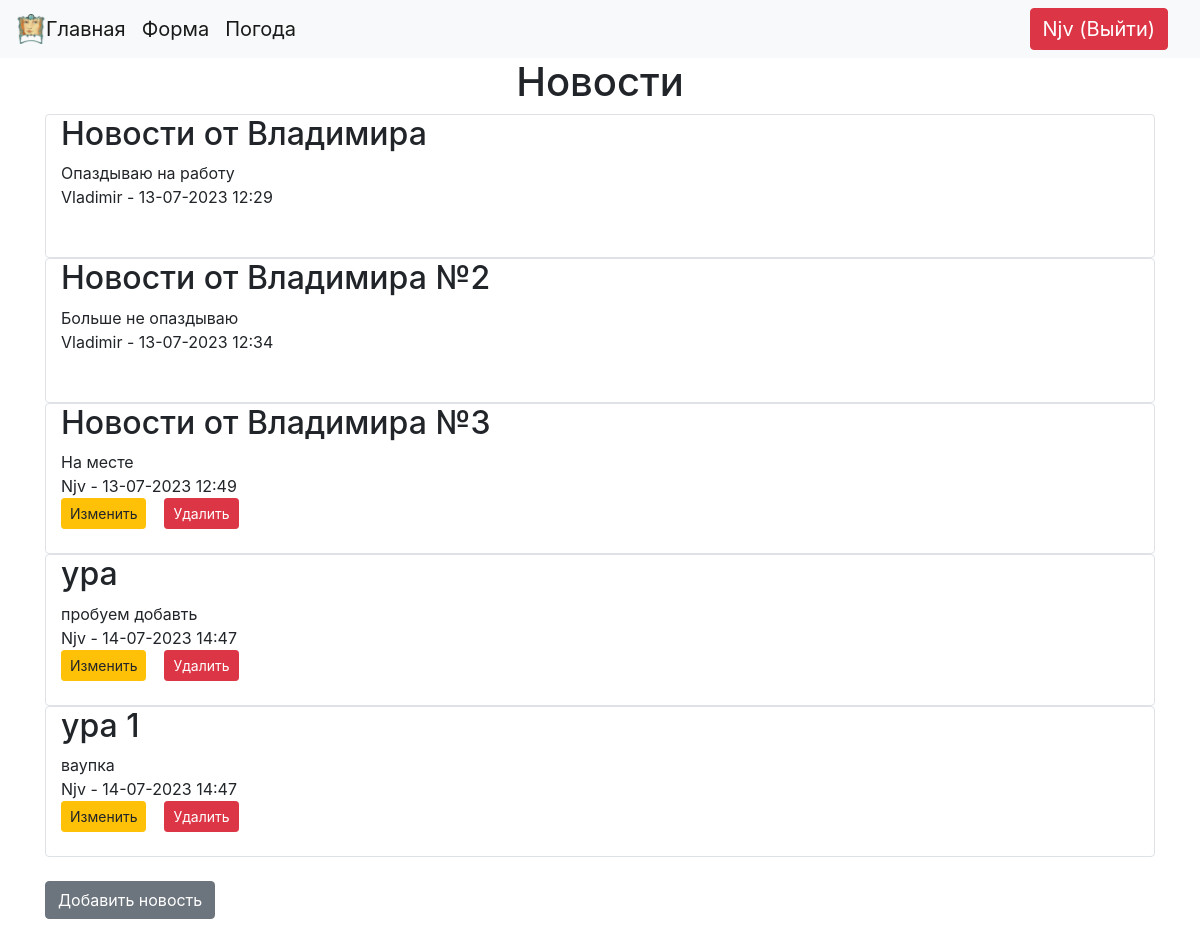
/index (signed in), run on an earlier commit of the app's database.
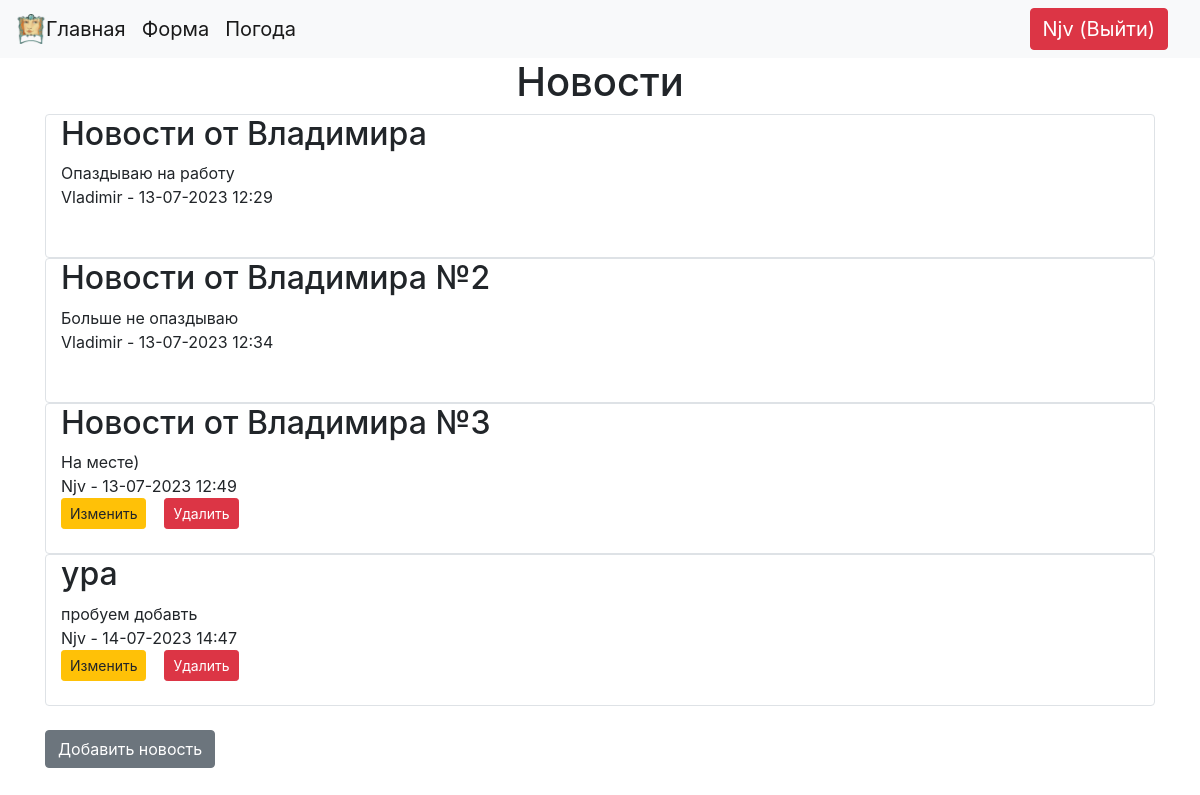
And on a later commit of the database.
### data/users.py (models this page shows, shortened)
class User(SqlAlchemyBase, UserMixin):
    __tablename__ = 'users'
    id = sqlalchemy.Column(sqlalchemy.Integer, primary_key=True, autoincrement=True)
    name = sqlalchemy.Column(sqlalchemy.String, nullable=True)
    about = sqlalchemy.Column(sqlalchemy.String, nullable=True)
    email = sqlalchemy.Column(sqlalchemy.String, index=True, unique=True, nullable=True)
    hashed_password = sqlalchemy.Column(sqlalchemy.String, nullable=True)
    create_date = sqlalchemy.Column(sqlalchemy.DateTime, default=datetime.datetime.now())
    news = orm.relationship("News", back_populates='user')  # связываем с классом и user

### data/news.py (models this page shows, shortened)
class News(SqlAlchemyBase):
    __tablename__ = 'news'
    id = sqlalchemy.Column(sqlalchemy.Integer, primary_key=True, autoincrement=True)
    title = sqlalchemy.Column(sqlalchemy.String, nullable=True)
    content = sqlalchemy.Column(sqlalchemy.String, nullable=True)
    create_date = sqlalchemy.Column(sqlalchemy.DateTime, default=datetime.datetime.now())
    is_private = sqlalchemy.Column(sqlalchemy.Boolean, default=True)
    user_id = sqlalchemy.Column(sqlalchemy.Integer, sqlalchemy.ForeignKey("users.id"))
    user = orm.relationship('User')  # связываем с классом

### main.py (the view)
@app.route('/')
@app.route('/index')
def index():
    db_sess = db_session.create_session()
    if current_user.is_authenticated:
        news = db_sess.query(News).filter((News.user == current_user) | (News.is_private != True))
    else:
        news = db_sess.query(News).filter(News.is_private != True)
    return render_template('index.html', title='Новости', news=news)  # * список **словарь

### data/db_session.py (called while the page is built)
def create_session() -> Session:  # аннотатор функций, возвращает сессию
    global created
    return created()

### main.py (called while the page is built)
@login_manager.user_loader
def load_user(user_id):
    db_sess = db_session.create_session()
    return db_sess.get(User, user_id)

### templates/index.html
{% extends "base.html" %}
{% block content %}
<h1 align="center"> Новости </h1>
<div class="container">
{% for item in news %}
<div class="col border rounded ">
    <h2>{{ item.title }} </h2>
    <div>{{ item.content }}</div>
    <div>{{ item.user.name }} - {{ item.create_date.strftime("%d-%m-%Y %H:%M")}}</div>
 {% if current_user.is_authenticated and current_user == item.user %}
        <a href="/news/{{ item.id }}" class="btn btn-sm btn-warning">Изменить</a>&nbsp; &nbsp;
        <a href="/news_del/{{ item.id }}" class="btn btn-sm btn-danger"
           title="Удалить новость: &laquo;{{item.title}}&raquo;"
           onclick="return confirm('Вы действительно хотите удалить новость &laquo;{{item.title}}&raquo;?')">Удалить</a>
    {% endif %}
<br><br></div>
{% endfor %}
{% if current_user.is_authenticated %}
    <br><a href="news" class="btn btn-secondary">Добавить новость</a><br><br>
{% endif %}
</div>
{% endblock %}

### templates/base.html (shortened to what this page needs)
<!DOCTYPE html>
<html lang="en">
<head>
    <link rel="stylesheet" type="text/css" href="../static/css/style.css">
    <link rel="stylesheet" href="https://cdn.jsdelivr.net/npm/bootstrap@4.6.2/dist/css/bootstrap.min.css"
>
</head>
<body>
<header>
    <nav class="navbar navbar-light bg-light d-flex justify-content-start">
        <a class="navbar-brand" href="/index">
            <img src="../static/images/Picture-icon.png" width="30" height="30"
                 class="d-inline-block align-top" alt="">Главная</a>
        <a class="navbar-brand" href="/form_sample">Форма</a>
        <a class="navbar-brand" href="/weather_form">Погода</a>
        {% if current_user.is_authenticated %}
        <a class="navbar-brand btn btn-danger text-white ml-auto" title="Нажмите для выхода" href="/logout">{{ current_user.name}} (Выйти)</a>
        {% else %}
        <a class="navbar-brand" href="/login">Авторизация</a>
        <a class="navbar-brand" href="/register">Регистрация</a>
        {% endif %}
    </nav>
</header>
{% block content %}{% endblock %}
</body>
</html>

What changed in the data, as far as the page shows it:
removed News: title "ура 1", content "ваупка", user.name "Njv", create_date "14-07-2023 14:47"
changed News "Новости от Владимира №3": content "На месте" → "На месте)"
